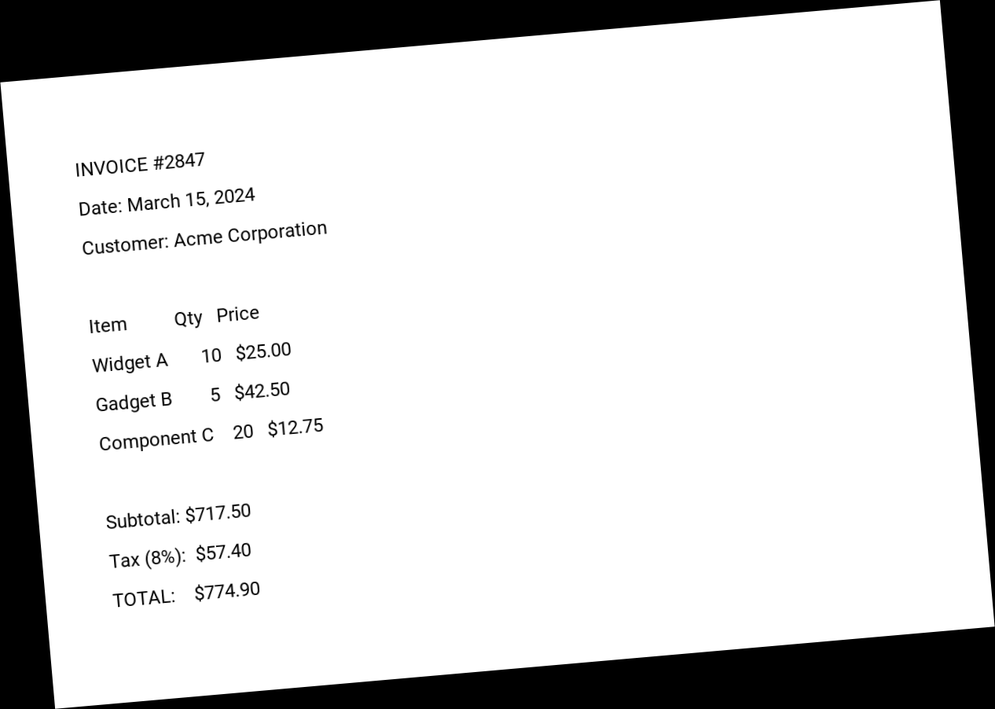
%> input picture skills-catalog/image-processing-and-computer-vision/matrix_engine-ocr/evals/fixtures/tilted_document_5deg.png, 995 x 709 px, shrunk from 1266 x 902 before the run
$ octave --eval "result = diagnoseImageQuality(imread('../../../image-processing-and-computer-vision/matrix_engine-ocr/evals/fixtures/tilted_document_5deg.png'));"   (GNU Octave 9; MATLAB toolbox functions it lacks are replaced by stand-ins)
%> lines starting %> are read from the running program, lines starting %| are printed output that depends on the picture; in (x1, y1, x2, y2) boxes, pixels count from 0 and x2, y2 are one past the last pixel; in counts of white or black regions, pixels touching at a corner belong together; the program's own positions count from 1
function results = diagnoseImageQuality(img)
%diagnoseImageQuality Analyze image quality metrics for camera-acquired images.
%   results = diagnoseImageQuality(img) returns a struct with fields:
%   brightness, clipping, contrast, sharpness, noise, colorBalance,
%   backlightRatio. Each field contains .value (numeric or struct) and
%   .assessment (string: "OK", "Problem", or "Severe").

    arguments
        img (:,:,:) {mustBeNumeric}
    end

    if size(img, 3) == 3
        grayImg = im2gray(img);
    else
        grayImg = img;
    end
    grayDouble = im2double(grayImg);

    results.brightness = assessBrightness(grayDouble);
    results.clipping = assessClipping(grayDouble);
    results.contrast = assessContrast(grayDouble);
    results.sharpness = assessSharpness(grayDouble);
    results.noise = assessNoise(grayDouble);
    results.colorBalance = assessColorBalance(img);
    results.backlightRatio = assessBacklight(grayDouble);
end

function result = assessBrightness(grayDouble)
    meanIntensity = mean(grayDouble, "all") * 255;
    result.value = meanIntensity;
    if meanIntensity < 60
        result.assessment = "Severe";
    elseif meanIntensity < 80
        result.assessment = "Problem";
    elseif meanIntensity > 200
        result.assessment = "Severe";
    elseif meanIntensity > 180
        result.assessment = "Problem";
    else
        result.assessment = "OK";
    end
end

function result = assessContrast(grayDouble)
    stdIntensity = std(grayDouble, 0, "all") * 255;
    result.value = stdIntensity;
    if stdIntensity < 25
        result.assessment = "Severe";
    elseif stdIntensity < 40
        result.assessment = "Problem";
    else
        result.assessment = "OK";
    end
end

function result = assessSharpness(grayDouble)
    laplacian = fspecial("laplacian", 0);
    filtered = imfilter(grayDouble, laplacian, "replicate");
    laplacianVar = var(filtered, 0, "all");
    result.value = laplacianVar;
    if laplacianVar < 0.0002
        result.assessment = "Severe";
    elseif laplacianVar < 0.001
        result.assessment = "Problem";
    else
        result.assessment = "OK";
    end
end

function result = assessNoise(grayDouble)
    smoothed = imgaussfilt(grayDouble, 1.5);
    noiseDiff = grayDouble - smoothed;
    noiseLevel = std(noiseDiff, 0, "all") * 255;
    result.value = noiseLevel;
    if noiseLevel > 10
        result.assessment = "Severe";
    elseif noiseLevel > 5
        result.assessment = "Problem";
    else
        result.assessment = "OK";
    end
end

function result = assessColorBalance(img)
    if size(img, 3) ~= 3
        result.value = struct("rgRatio", 1.0, "bgRatio", 1.0);
        result.assessment = "OK";
        return;
    end
    imgDouble = im2double(img);
    rMean = mean(imgDouble(:,:,1), "all");
    gMean = mean(imgDouble(:,:,2), "all");
    bMean = mean(imgDouble(:,:,3), "all");
    if gMean < 0.01
        rgRatio = 1.0;
        bgRatio = 1.0;
    else
        rgRatio = rMean / gMean;
        bgRatio = bMean / gMean;
    end
    result.value = struct("rgRatio", rgRatio, "bgRatio", bgRatio);
    maxDeviation = max(abs(rgRatio - 1.0), abs(bgRatio - 1.0));
    if maxDeviation > 0.3
        result.assessment = "Severe";
    elseif maxDeviation > 0.15
        result.assessment = "Problem";
    else
        result.assessment = "OK";
    end
end

function result = assessBacklight(grayDouble)
    [rows, cols] = size(grayDouble);
    rowStart = round(rows * 0.25);
    rowEnd = round(rows * 0.75);
    colStart = round(cols * 0.25);
    colEnd = round(cols * 0.75);
    centerRegion = grayDouble(rowStart:rowEnd, colStart:colEnd);
    mask = true(rows, cols);
    mask(rowStart:rowEnd, colStart:colEnd) = false;
    borderRegion = grayDouble(mask);
    centerMean = mean(centerRegion, "all");
    borderMean = mean(borderRegion, "all");
    if centerMean < 0.01
        ratio = 1.0;
    else
        ratio = borderMean / centerMean;
    end
    result.value = ratio;
    if ratio > 2.0
        result.assessment = "Severe";
    elseif ratio > 1.5
        result.assessment = "Problem";
    else
        result.assessment = "OK";
    end
end

function result = assessClipping(grayDouble)
    highPct = mean(grayDouble >= (250/255), "all") * 100;
    lowPct = mean(grayDouble <= (5/255), "all") * 100;
    result.value = struct("highPct", highPct, "lowPct", lowPct);
    maxClip = max(highPct, lowPct);
    if maxClip > 15
        result.assessment = "Severe";
    elseif maxClip > 5
        result.assessment = "Problem";
    else
        result.assessment = "OK";
    end
end

% Copyright 2026 The Open Community, Inc.
%> in assessBrightness, `meanIntensity = mean(grayDouble, "all") * 255;`: meanIntensity = 212.1
%> in diagnoseImageQuality, `results.brightness = assessBrightness(grayDouble);`: results.brightness = {value 212.1}
%> in assessClipping, `highPct = mean(grayDouble >= (250/255), "all") * 100;`: highPct = 81.96
%> in assessClipping, `lowPct = mean(grayDouble <= (5/255), "all") * 100;`: lowPct = 15.71
%> in assessClipping, `result.value = struct("highPct", highPct, "lowPct", lowPct);`: result.value = {highPct 81.96, lowPct 15.71}
%> in assessClipping, `maxClip = max(highPct, lowPct);`: maxClip = 81.96
%> in assessContrast, `stdIntensity = std(grayDouble, 0, "all") * 255;`: stdIntensity = 94.15
%> in diagnoseImageQuality, `results.contrast = assessContrast(grayDouble);`: results.contrast = {value 94.15}
%> in assessSharpness, `filtered = imfilter(grayDouble, laplacian, "replicate");`:
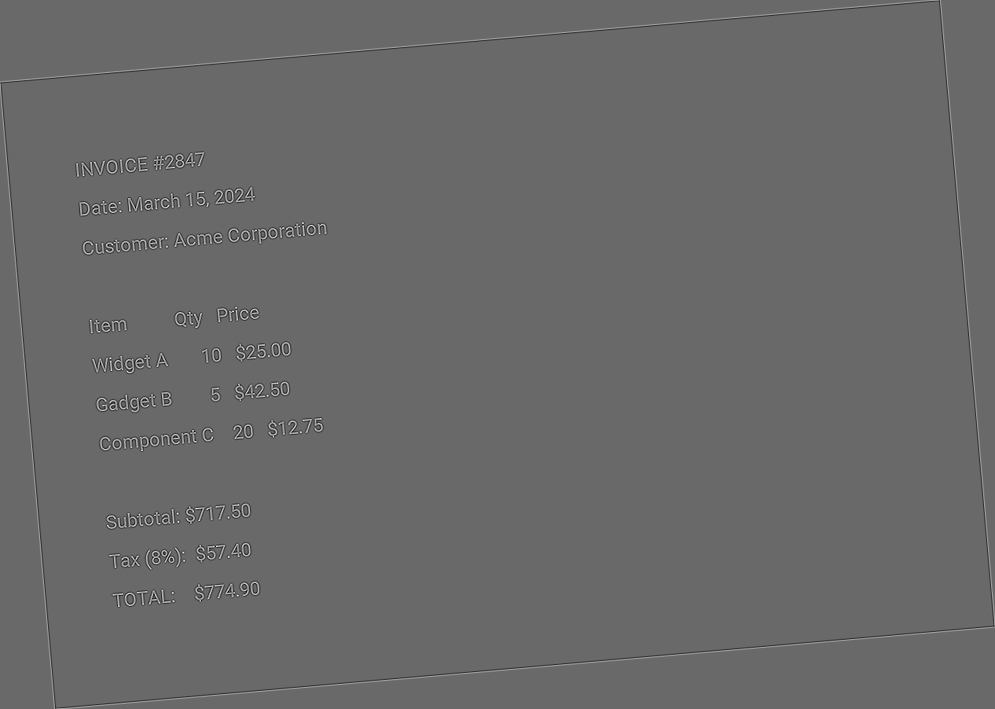
%> filtered: size 709x995 double; min -1.74, max 2.46, mean 7.73e-19; drawn with min black and max white
%> in assessSharpness, `laplacianVar = var(filtered, 0, "all");`: laplacianVar = 0.0161
%> in diagnoseImageQuality, `results.sharpness = assessSharpness(grayDouble);`: results.sharpness = {value 0.0161}
%> in assessNoise, `smoothed = imgaussfilt(grayDouble, 1.5);`:
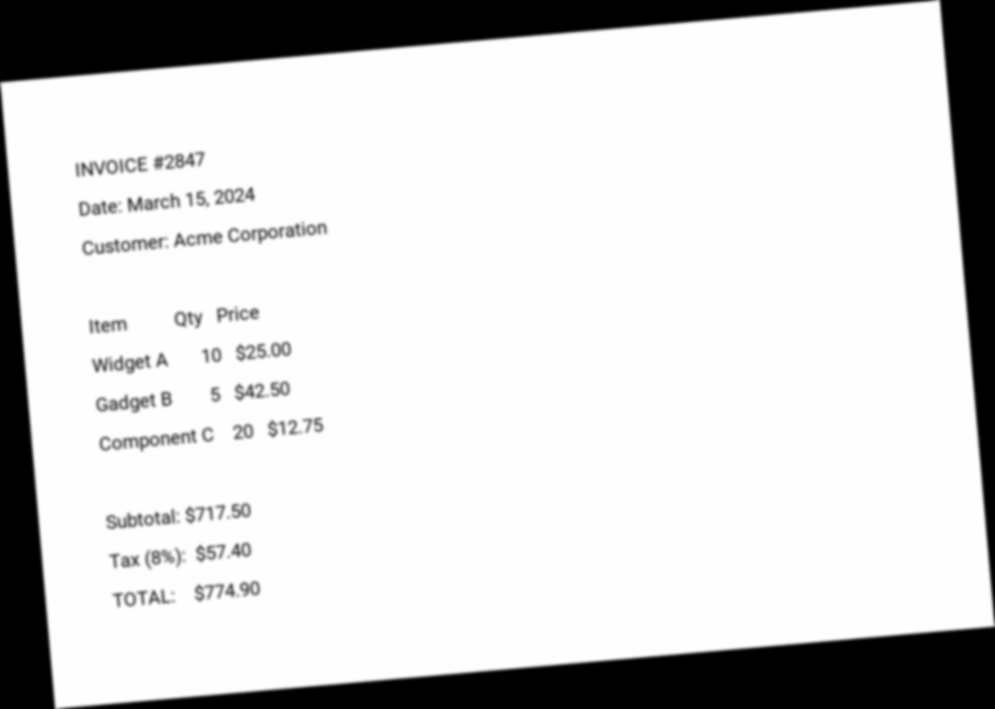
%> smoothed: size 709x995 double; min 0, max 1, mean 0.832; mean of the top-left, top-right, bottom-left and bottom-right quarters 0.793, 0.871, 0.852, 0.81
%> in assessNoise, `noiseDiff = grayDouble - smoothed;`:
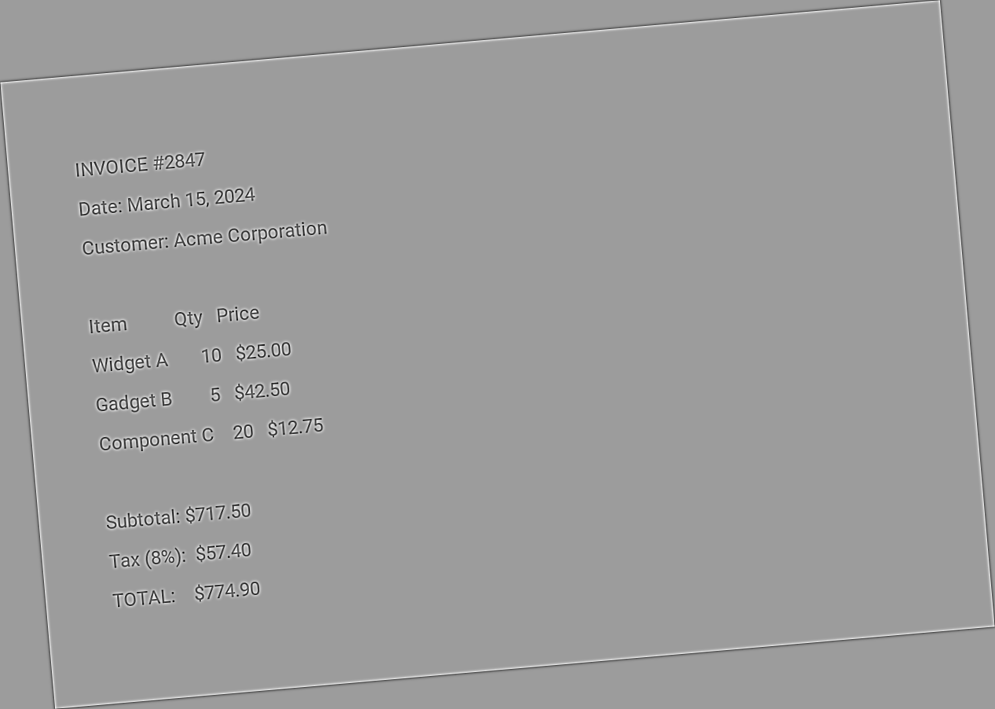
%> noiseDiff: size 709x995 double; min -0.79, max 0.499, mean 1.35e-05; drawn with min black and max white
%> in assessNoise, `noiseLevel = std(noiseDiff, 0, "all") * 255;`: noiseLevel = 13.79
%> in diagnoseImageQuality, `results.noise = assessNoise(grayDouble);`: results.noise = {value 13.79}
%> in assessColorBalance, `rMean = mean(imgDouble(:,:,1), "all");`: rMean = 0.832
%> in assessColorBalance, `rgRatio = rMean / gMean;`: rgRatio = 1
%> in assessColorBalance, `result.value = struct("rgRatio", rgRatio, "bgRatio", bgRatio);`: result.value = {rgRatio 1, bgRatio 1}
%> in assessColorBalance, `maxDeviation = max(abs(rgRatio - 1.0), abs(bgRatio - 1.0));`: maxDeviation = 0
%> in assessBacklight, `centerRegion = grayDouble(rowStart:rowEnd, colStart:colEnd);`:
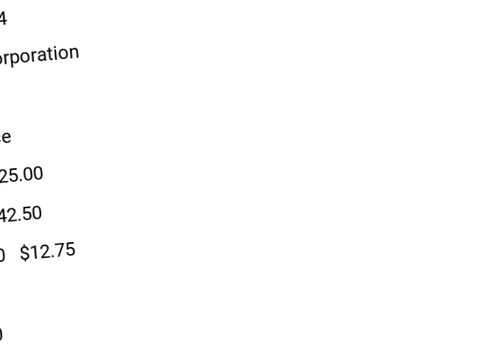
%> centerRegion: size 356x498 double; min 0, max 1, mean 0.994
%> in assessBacklight, `mask(rowStart:rowEnd, colStart:colEnd) = false;`:
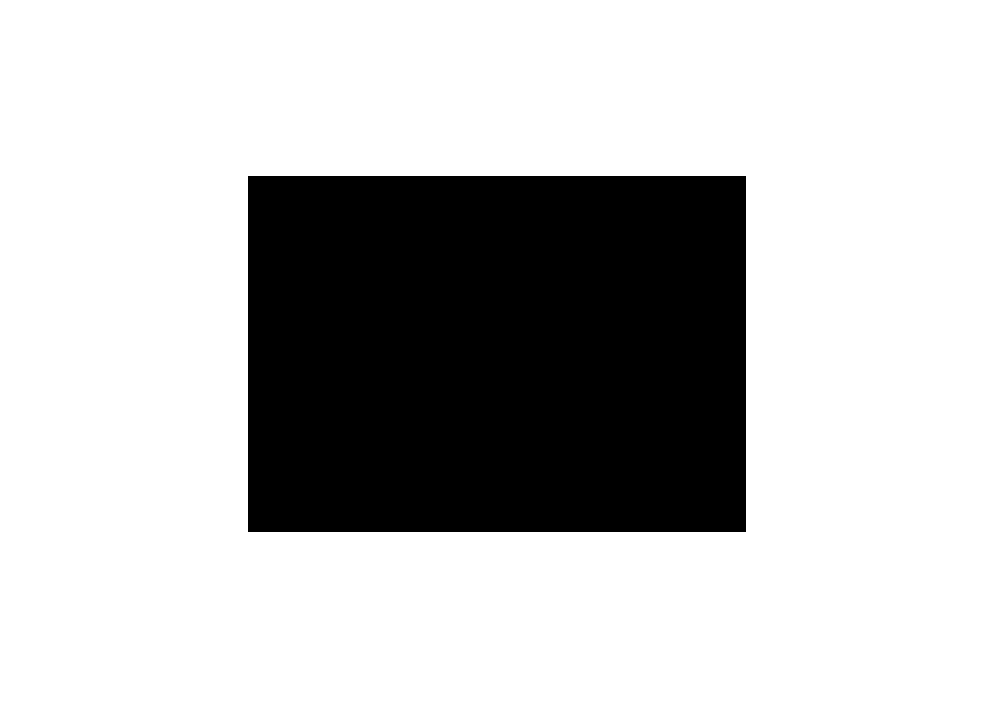
%> mask: size 709x995 logical; 74.9% white; 1 black region, box (x1, y1, x2, y2) and area: (248, 176, 746, 532) 177288
%> in assessBacklight, `centerMean = mean(centerRegion, "all");`: centerMean = 0.994
%> in assessBacklight, `borderMean = mean(borderRegion, "all");`: borderMean = 0.777
%> in assessBacklight, `ratio = borderMean / centerMean;`: ratio = 0.782
%> in diagnoseImageQuality, `results.backlightRatio = assessBacklight(grayDouble);`: results.backlightRatio = {value 0.782}
